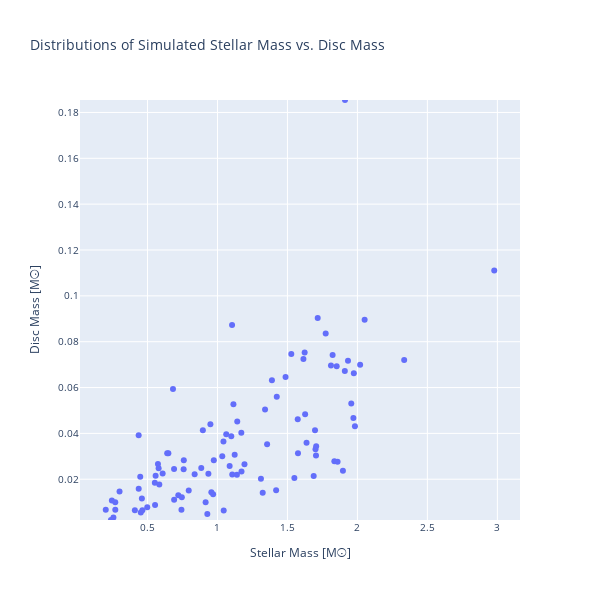

The notebook cell saved with this chart:
### Markdown cell above
### Generating a 2D Scatterplot

### Code cell
# Automatically determine the y-axis range based on min and max of 'disc_m'
y_min, y_max = df['disc_m'].min(), df['disc_m'].max()

# 2D Scatter Plot with auto-scaled y-axis and square plot area
fig_2d = px.scatter(df, x='m1', y='disc_m',
                    title="Distributions of Simulated Stellar Mass vs. Disc Mass",
                    labels={'m1': 'Stellar Mass [M☉]', 'disc_m': 'Disc Mass [M☉]'})
fig_2d.update_layout(
    yaxis=dict(range=[y_min, y_max]),
    width=600, height=600,  # Set plot area to square
    font=dict(size=10)       # Decrease font size
)
fig_2d.show()
